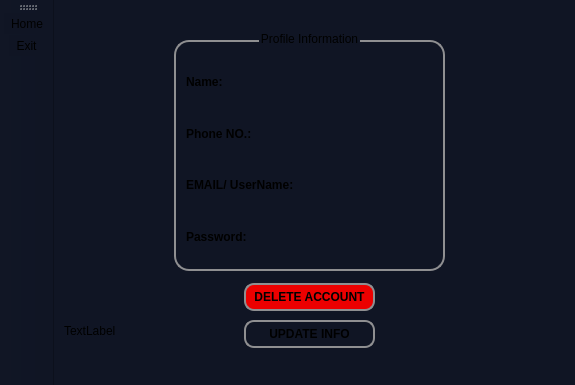
<?xml version="1.0" encoding="UTF-8"?>
<ui version="4.0">
 <class>profile</class>
 <widget class="QMainWindow" name="profile">
  <property name="geometry">
   <rect>
    <x>0</x>
    <y>0</y>
    <width>575</width>
    <height>385</height>
   </rect>
  </property>
  <property name="windowTitle">
   <string>MainWindow</string>
  </property>
  <property name="styleSheet">
   <string notr="true">background-color: rgb(16, 21, 36);</string>
  </property>
  <widget class="QWidget" name="centralwidget">
   <widget class="QGroupBox" name="groupBox">
    <property name="geometry">
     <rect>
      <x>120</x>
      <y>30</y>
      <width>271</width>
      <height>241</height>
     </rect>
    </property>
    <property name="styleSheet">
     <string notr="true">QGroupBox {
    border: 2px solid #8f8f91;
    border-radius: 15px;
    margin-top: 10px; 
    background-color:rgb(255, 255, 255,0);
    padding: 5px;
}</string>
    </property>
    <property name="title">
     <string>Profile Information</string>
    </property>
    <property name="alignment">
     <set>Qt::AlignmentFlag::AlignCenter</set>
    </property>
    <layout class="QVBoxLayout" name="verticalLayout_2">
     <item>
      <layout class="QVBoxLayout" name="verticalLayout">
       <item>
        <layout class="QHBoxLayout" name="horizontalLayout">
         <item>
          <widget class="QLabel" name="label_2">
           <property name="font">
            <font>
             <bold>true</bold>
            </font>
           </property>
           <property name="text">
            <string>Name:</string>
           </property>
          </widget>
         </item>
         <item>
          <widget class="QLabel" name="label_name">
           <property name="text">
            <string/>
           </property>
          </widget>
         </item>
        </layout>
       </item>
       <item>
        <layout class="QHBoxLayout" name="horizontalLayout_2">
         <item>
          <widget class="QLabel" name="label_4">
           <property name="font">
            <font>
             <italic>false</italic>
             <bold>true</bold>
            </font>
           </property>
           <property name="text">
            <string>Phone NO.:</string>
           </property>
          </widget>
         </item>
         <item>
          <widget class="QLabel" name="label_phno">
           <property name="text">
            <string/>
           </property>
          </widget>
         </item>
        </layout>
       </item>
       <item>
        <layout class="QHBoxLayout" name="horizontalLayout_4">
         <item>
          <widget class="QLabel" name="label_8">
           <property name="font">
            <font>
             <bold>true</bold>
            </font>
           </property>
           <property name="text">
            <string>EMAIL/ UserName:</string>
           </property>
          </widget>
         </item>
         <item>
          <widget class="QLabel" name="label_username">
           <property name="text">
            <string/>
           </property>
          </widget>
         </item>
        </layout>
       </item>
       <item>
        <layout class="QHBoxLayout" name="horizontalLayout_3">
         <item>
          <widget class="QLabel" name="label_6">
           <property name="font">
            <font>
             <bold>true</bold>
            </font>
           </property>
           <property name="text">
            <string>Password:</string>
           </property>
          </widget>
         </item>
         <item>
          <widget class="QLabel" name="label_password">
           <property name="text">
            <string/>
           </property>
          </widget>
         </item>
        </layout>
       </item>
      </layout>
     </item>
    </layout>
   </widget>
   <widget class="QLabel" name="label_prof_status">
    <property name="geometry">
     <rect>
      <x>10</x>
      <y>320</y>
      <width>111</width>
      <height>21</height>
     </rect>
    </property>
    <property name="text">
     <string>TextLabel</string>
    </property>
   </widget>
   <widget class="QWidget" name="">
    <property name="geometry">
     <rect>
      <x>190</x>
      <y>280</y>
      <width>131</width>
      <height>71</height>
     </rect>
    </property>
    <layout class="QVBoxLayout" name="verticalLayout_3">
     <item>
      <widget class="QPushButton" name="pushButton">
       <property name="font">
        <font>
         <bold>true</bold>
        </font>
       </property>
       <property name="styleSheet">
        <string notr="true">
QPushButton {
    border: 2px solid #8f8f91;
    border-radius: 10px; 
    background-color:rgb(236, 0, 0);
    min-width: 10px; 
    min-height: 10px; 
    padding: 5px; 
    margin: 0px; 
}
</string>
       </property>
       <property name="text">
        <string>DELETE ACCOUNT</string>
       </property>
      </widget>
     </item>
     <item>
      <widget class="QPushButton" name="pushButton_2">
       <property name="font">
        <font>
         <bold>true</bold>
        </font>
       </property>
       <property name="styleSheet">
        <string notr="true">QPushButton {
    border: 2px solid #8f8f91;
    border-radius: 10px; 
    background-color:rgb(255, 255, 255,0);
    min-width: 10px; 
    min-height: 10px; 
    padding: 5px; 
    margin: 0px; 
}
</string>
       </property>
       <property name="text">
        <string>UPDATE INFO</string>
       </property>
      </widget>
     </item>
    </layout>
   </widget>
  </widget>
  <widget class="QToolBar" name="toolBar">
   <property name="windowTitle">
    <string>toolBar</string>
   </property>
   <attribute name="toolBarArea">
    <enum>LeftToolBarArea</enum>
   </attribute>
   <attribute name="toolBarBreak">
    <bool>false</bool>
   </attribute>
   <addaction name="actionHome"/>
   <addaction name="actionExit"/>
  </widget>
  <action name="actionExit">
   <property name="icon">
    <iconset theme="QIcon::ThemeIcon::ApplicationExit"/>
   </property>
   <property name="text">
    <string>Exit</string>
   </property>
   <property name="menuRole">
    <enum>QAction::MenuRole::NoRole</enum>
   </property>
  </action>
  <action name="actionHome">
   <property name="icon">
    <iconset theme="QIcon::ThemeIcon::GoHome"/>
   </property>
   <property name="text">
    <string>Home</string>
   </property>
   <property name="menuRole">
    <enum>QAction::MenuRole::NoRole</enum>
   </property>
  </action>
 </widget>
 <resources/>
 <connections/>
</ui>
